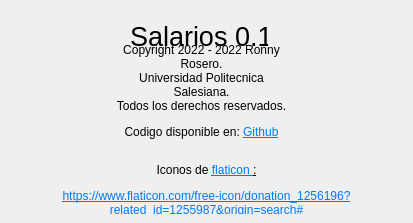
<?xml version="1.0" encoding="UTF-8"?>
<ui version="4.0">
 <class>Acercade</class>
 <widget class="QDialog" name="Acercade">
  <property name="geometry">
   <rect>
    <x>0</x>
    <y>0</y>
    <width>413</width>
    <height>223</height>
   </rect>
  </property>
  <property name="windowTitle">
   <string>Acerca de Salarios</string>
  </property>
  <widget class="QLabel" name="title">
   <property name="geometry">
    <rect>
     <x>130</x>
     <y>20</y>
     <width>138</width>
     <height>33</height>
    </rect>
   </property>
   <property name="font">
    <font>
     <pointsize>20</pointsize>
    </font>
   </property>
   <property name="text">
    <string>&lt;html&gt;&lt;head/&gt;&lt;body&gt;&lt;p align=&quot;center&quot;&gt;Salarios 0.1&lt;/p&gt;&lt;/body&gt;&lt;/html&gt;</string>
   </property>
  </widget>
  <widget class="QLabel" name="text">
   <property name="geometry">
    <rect>
     <x>110</x>
     <y>40</y>
     <width>183</width>
     <height>102</height>
    </rect>
   </property>
   <property name="text">
    <string>&lt;html&gt;&lt;head/&gt;&lt;body&gt;&lt;p align=&quot;center&quot;&gt;Copyright 2022 - 2022 Ronny Rosero.&lt;br/&gt;Universidad Politecnica Salesiana. &lt;br/&gt;Todos los derechos reservados.&lt;/p&gt;&lt;p align=&quot;center&quot;&gt;Codigo disponible en: &lt;a href=&quot;https://github.com/ronnyR4815/P59-Salarios-Qt&quot;&gt;&lt;span style=&quot; text-decoration: underline; color:#007af4;&quot;&gt;Github&lt;/span&gt;&lt;/a&gt;&lt;/p&gt;&lt;/body&gt;&lt;/html&gt;</string>
   </property>
   <property name="wordWrap">
    <bool>true</bool>
   </property>
  </widget>
  <widget class="QLabel" name="text_2">
   <property name="geometry">
    <rect>
     <x>9</x>
     <y>163</y>
     <width>395</width>
     <height>51</height>
    </rect>
   </property>
   <property name="text">
    <string>&lt;html&gt;&lt;head/&gt;&lt;body&gt;&lt;p align=&quot;center&quot;&gt;Iconos de &lt;a href=&quot;https://www.flaticon.com&quot;&gt;&lt;span style=&quot; text-decoration: underline; color:#007af4;&quot;&gt;flaticon &lt;/span&gt;&lt;/a&gt;&lt;a href=&quot;https://www.flaticon.com&quot;&gt;&lt;span style=&quot; text-decoration: underline; color:#000000;&quot;&gt;:&lt;/span&gt;&lt;/a&gt;&lt;/p&gt;&lt;p align=&quot;center&quot;&gt;&lt;a href=&quot;https://www.flaticon.com/free-icon/donation_1256196?related_id=1255987&amp;amp;origin=search#&quot;&gt;&lt;span style=&quot; text-decoration: underline; color:#007af4;&quot;&gt;https://www.flaticon.com/free-icon/donation_1256196?related_id=1255987&amp;amp;origin=search#&lt;/span&gt;&lt;/a&gt;&lt;/p&gt;&lt;/body&gt;&lt;/html&gt;</string>
   </property>
   <property name="wordWrap">
    <bool>true</bool>
   </property>
  </widget>
 </widget>
 <resources/>
 <connections/>
</ui>
